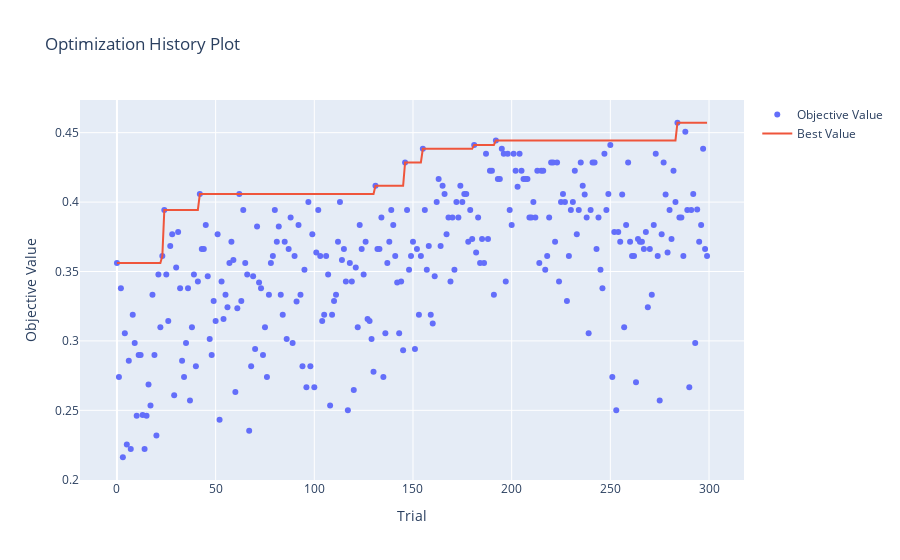

Notebook code for this chart:
### Code cell
# Visualizar el historial de optimización
plot_optimization_history(study)

### Figure 1 — Plotly figure (JSON) as saved in the notebook; plotly's stock layout.template omitted (floating-point values rounded to 4 significant figures; data arrays with more than 128 entries replaced by an {"elided": "..."} marker saying what was removed)
{"data": [{"mode": "markers", "name": "Objective Value", "type": "scatter", "x": {"elided": "300 int values"}, "y": {"elided": "300 float values"}}, {"mode": "lines", "name": "Best Value", "type": "scatter", "x": {"elided": "300 int values"}, "y": {"elided": "300 float values"}}, {"marker": {"color": "#cccccc"}, "mode": "markers", "name": "Infeasible Trial", "showlegend": false, "type": "scatter", "x": [], "y": []}], "layout": {"title": {"text": "Optimization History Plot"}, "xaxis": {"title": {"text": "Trial"}}, "yaxis": {"title": {"text": "Objective Value"}}}}
